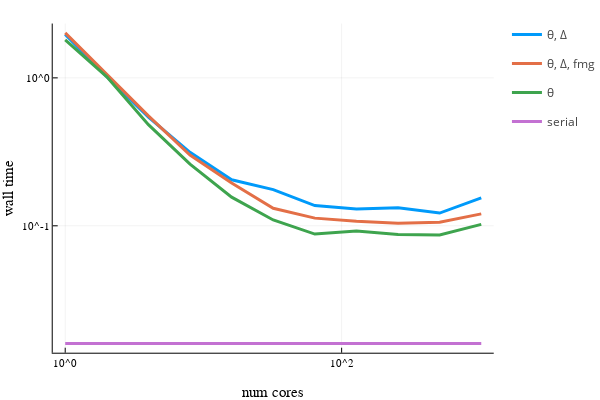

The cell this chart's notebook holds for it:
### Code cell
pl = plot(ncores, [tΔ tΔfmg tθ],
          linewidth=3,
          dpi=100,
          label=["θ, Δ" "θ, Δ, fmg" "θ"],
          xaxis=("num cores", :log),
          yaxis=("wall time", :log),
)
plot!(pl, ncores, x->parseTiming("lorenz_theta_ml1"), linewidth=3, label="serial")
savefig(pl, "scaling.png")
plot!()

### Figure 1 — Plotly figure (JSON) as saved in the notebook; plotly's stock layout.template omitted (floating-point values rounded to 4 significant figures)
{"data": [{"colorbar": {"title": ""}, "legendgroup": "θ, Δ", "line": {"color": "rgba(0, 154, 250, 1.000)", "dash": "solid", "shape": "linear", "width": 3}, "mode": "lines", "name": "θ, Δ", "showlegend": true, "type": "scatter", "x": [1, 2, 4, 8, 16, 32, 64, 128, 256, 512, 1024], "xaxis": "x", "y": [1.965, 1.02, 0.5434, 0.314, 0.2048, 0.1757, 0.137, 0.1298, 0.1324, 0.122, 0.1543], "yaxis": "y", "zmax": null, "zmin": null}, {"colorbar": {"title": ""}, "legendgroup": "θ, Δ, fmg", "line": {"color": "rgba(227, 111, 71, 1.000)", "dash": "solid", "shape": "linear", "width": 3}, "mode": "lines", "name": "θ, Δ, fmg", "showlegend": true, "type": "scatter", "x": [1, 2, 4, 8, 16, 32, 64, 128, 256, 512, 1024], "xaxis": "x", "y": [2.015, 1.064, 0.5541, 0.3007, 0.1946, 0.1313, 0.1127, 0.1073, 0.1039, 0.1058, 0.1204], "yaxis": "y", "zmax": null, "zmin": null}, {"colorbar": {"title": ""}, "legendgroup": "θ", "line": {"color": "rgba(62, 164, 78, 1.000)", "dash": "solid", "shape": "linear", "width": 3}, "mode": "lines", "name": "θ", "showlegend": true, "type": "scatter", "x": [1, 2, 4, 8, 16, 32, 64, 128, 256, 512, 1024], "xaxis": "x", "y": [1.803, 1.016, 0.483, 0.2614, 0.1563, 0.1096, 0.0879, 0.09235, 0.08737, 0.08668, 0.1022], "yaxis": "y", "zmax": null, "zmin": null}, {"colorbar": {"title": ""}, "legendgroup": "serial", "line": {"color": "rgba(195, 113, 210, 1.000)", "dash": "solid", "shape": "linear", "width": 3}, "mode": "lines", "name": "serial", "showlegend": true, "type": "scatter", "x": [1, 2, 4, 8, 16, 32, 64, 128, 256, 512, 1024], "xaxis": "x", "y": [0.01604, 0.01604, 0.01604, 0.01604, 0.01604, 0.01604, 0.01604, 0.01604, 0.01604, 0.01604, 0.01604], "yaxis": "y", "zmax": null, "zmin": null}], "layout": {"annotations": [], "height": 400, "legend_position": {"bgcolor": "rgba(255, 255, 255, 1.000)", "bordercolor": "rgba(0, 0, 0, 1.000)", "borderwidth": 1, "font": {"color": "rgba(0, 0, 0, 1.000)", "family": "sans-serif", "size": 11}, "title": {"font": {"color": "rgba(0, 0, 0, 1.000)", "family": "sans-serif", "size": 15}, "text": ""}, "tracegroupgap": 0, "traceorder": "normal", "x": 1, "xanchor": "auto", "y": 1, "yanchor": "auto"}, "margin": {"b": 20, "l": 0, "r": 0, "t": 20}, "paper_bgcolor": "rgba(255, 255, 255, 1.000)", "plot_bgcolor": "rgba(255, 255, 255, 1.000)", "showlegend": true, "width": 600, "xaxis": {"anchor": "y", "domain": [0.1061, 0.9934], "gridcolor": "rgba(0, 0, 0, 0.100)", "gridwidth": 0.5, "linecolor": "rgba(0, 0, 0, 1.000)", "mirror": false, "range": [-0.09031, 3.101], "showgrid": true, "showline": true, "showticklabels": true, "tickangle": 0, "tickcolor": "rgb(0, 0, 0)", "tickfont": {"color": "rgba(0, 0, 0, 1.000)", "family": "sans-serif", "size": 11}, "tickmode": "array", "ticks": "inside", "ticktext": ["10^0", "10^2"], "tickvals": [1, 100], "title": "num cores", "titlefont": {"color": "rgba(0, 0, 0, 1.000)", "family": "sans-serif", "size": 15}, "type": "log", "visible": true, "zeroline": false, "zerolinecolor": "rgba(0, 0, 0, 1.000)"}, "yaxis": {"anchor": "x", "domain": [0.07581, 0.9902], "gridcolor": "rgba(0, 0, 0, 0.100)", "gridwidth": 0.5, "linecolor": "rgba(0, 0, 0, 1.000)", "mirror": false, "range": [-1.858, 0.3672], "showgrid": true, "showline": true, "showticklabels": true, "tickangle": 0, "tickcolor": "rgb(0, 0, 0)", "tickfont": {"color": "rgba(0, 0, 0, 1.000)", "family": "sans-serif", "size": 11}, "tickmode": "array", "ticks": "inside", "ticktext": ["10^-1", "10^0"], "tickvals": [0.1, 1], "title": "wall time", "titlefont": {"color": "rgba(0, 0, 0, 1.000)", "family": "sans-serif", "size": 15}, "type": "log", "visible": true, "zeroline": false, "zerolinecolor": "rgba(0, 0, 0, 1.000)"}}}
